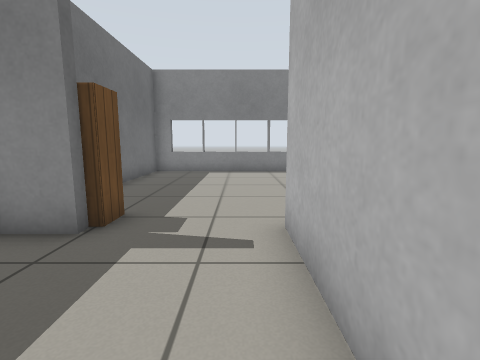
[1] (above)

13 first-person views from a walk through a world built for the Gazebo simulator. The camera is 0.72 m above the floor, tilts 8° down and sees 85° across. Floor lines are 1 m apart. The floor is counted in squares, 0.5 m on a side. Each view is taken from the middle of a square. On the plan, view 1 faces up. The plan holds only what a view shows up to about 13 squares ahead; the rest is blank. Robots are left out. Simple patterns stand in for the simulator's built-in surfaces.

[2]
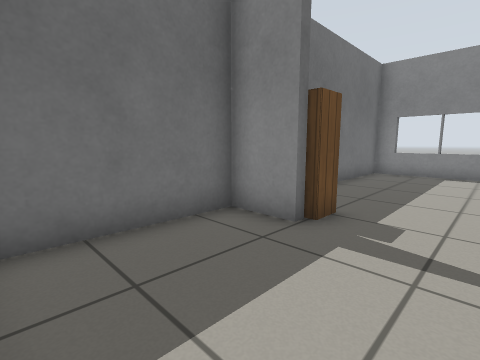

[3]
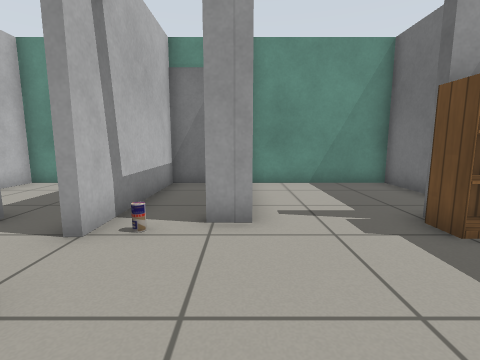

[4]
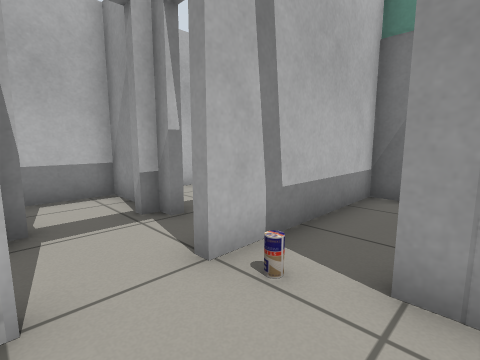

[5]
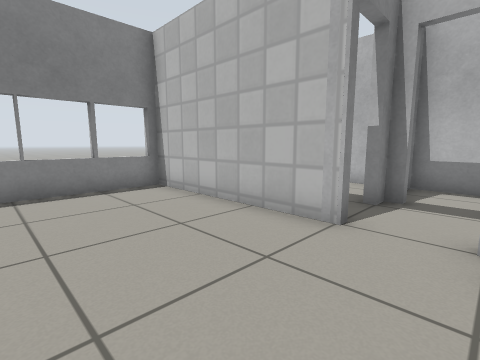

[6]
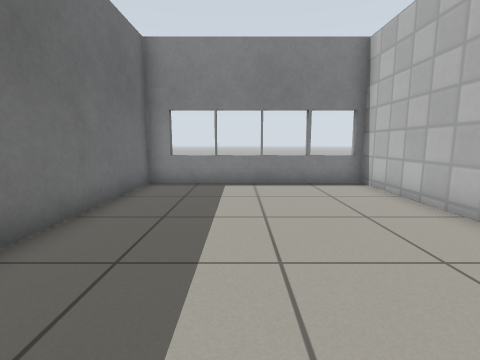

[7]
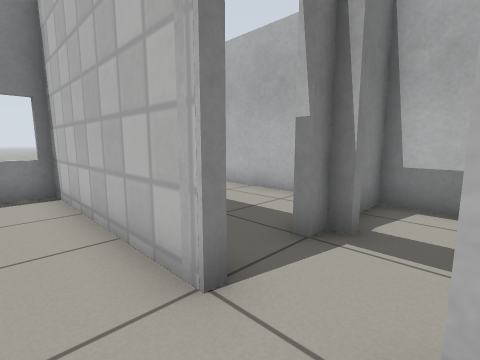

[8]
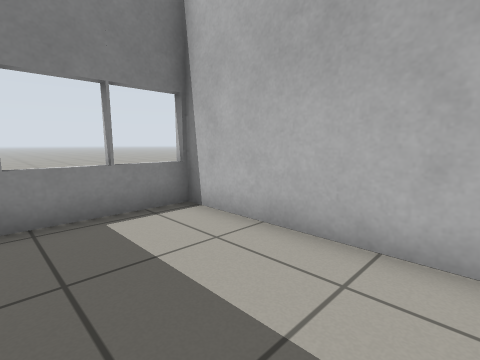

[9]
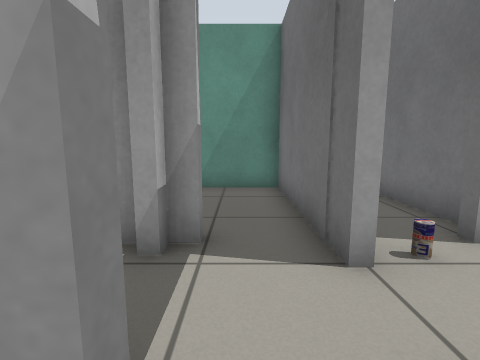

[10]
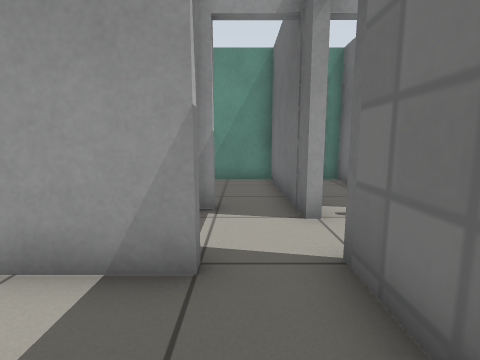

[11]
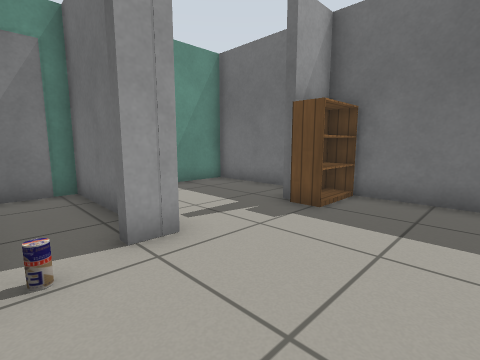

[12]
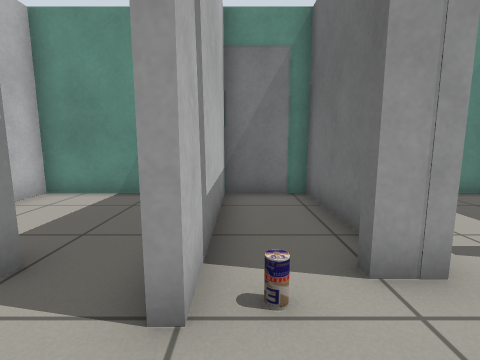

[13]
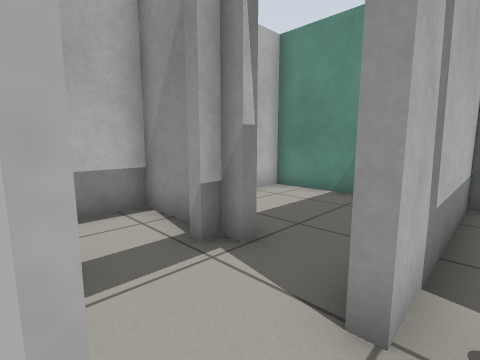

### Floor plan
Points are (right, up) in squares from view 1. A wall is a line through its corners. A room is listed if a view was taken in it or the views show most of it. See-through windows are left out.
Room 1 (views 1, 2, 6)
walls: (-2.5, 4) (-4.3, 4) (-4.3, -0.5) (0.6, -0.5); (0.8, 0.8) (0.8, 4.4)
ways out: opening at (-1, 4) to room 2
Room 2 (views 3, 4, 5, 7, 11, 12, 13)
walls: (3.4, 6.9) (3.4, 13.4) (-4.3, 13.4) (-4.3, 5.5); (0.8, 4.4) (1.6, 4.4)
ways out: opening at (-1, 4) to room 1; open door at (3.8, 5.2) to room 7
objects: bookshelf (-4, 5) to (-3, 5); drink can (3, 5)
Room 3 (views 8, 9, 10)
walls: (3.7, 8.8) (3.7, 6.9); (8.6, 13.4) (5.1, 13.4); (5.5, 7.3) (7.8, 7.3); (8.6, 8) (8.6, 13.8)
Room 4 (no view inside)
walls: (3.7, 5.1) (3.7, -0.5) (8.6, -0.5) (8.6, 2.1)
Room 5 (no view inside)
walls: (3.4, -0.5) (3.4, 5.1); (1.1, 3.5) (1.1, -0.5) (1.8, -0.5)
objects: door leaf (3, -1)
Room 6 (no view inside)
walls: (6.4, 4.4) (8.6, 4.4) (8.6, 7) (7.5, 7)
ways out: open door at (6, 5.5) to room 7
Room 7 (no view inside)
walls: (6, 4.4) (6, 4.9)
ways out: open door at (3.8, 5.2) to room 2; open door at (6, 5.5) to room 6

Positions as (right, up) in squares from view 1, and headings:
1: (0, 0), facing up
2: (0, 0), facing up-left
3: (1, 9), facing down
4: (1, 7), facing down-right
5: (-1, 5), facing up-right
6: (-1, 4), facing up
7: (2, 5), facing up-right
8: (5, 8), facing up-right
9: (5, 8), facing down
10: (5, 10), facing down
11: (3, 8), facing down-left
12: (3, 7), facing down
13: (3, 7), facing down-right
